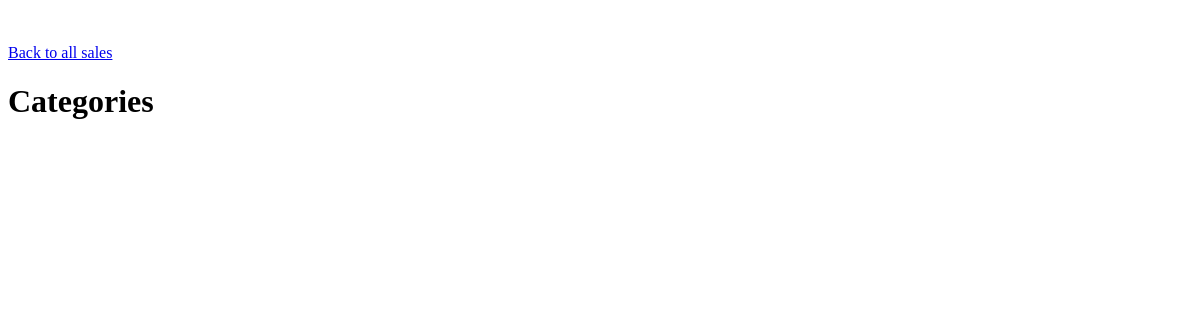
/categories, run on an earlier commit of the app's database.
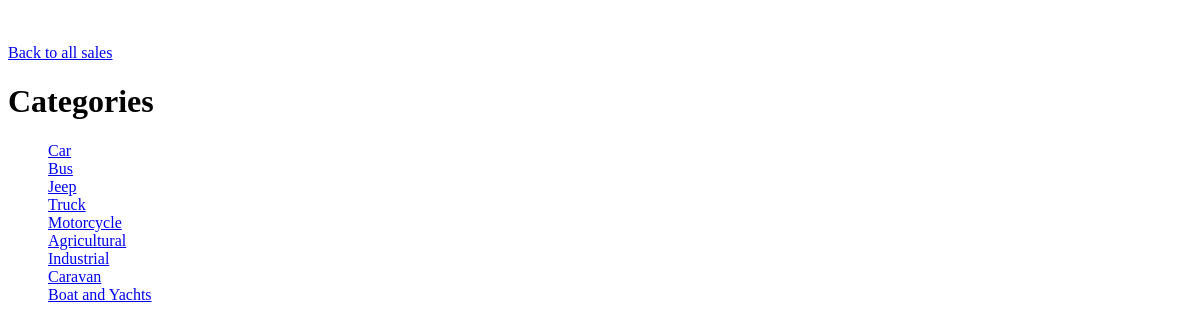
And on a later commit of the database.
### tables this page shows
CREATE TABLE categories
    (
        id INTEGER PRIMARY KEY AUTOINCREMENT,
        name TEXT
    );

### app.py (the view)
@app.route('/categories')
def get_categories():
    return render_template("categories.html", categories=Category.all())

### category.py (called while the page is built)
    @staticmethod
    def all():
        with DB() as db:
            rows = db.execute('SELECT *  FROM categories').fetchall()
            return [Category(*row) for row in rows]

### database.py (called while the page is built)
    def __enter__(self):
        self.conn = sqlite3.connect(DB_NAME)
        return self.conn.cursor()

    def __exit__(self, type, value, traceback):
        self.conn.commit()

### templates/categories.html (shortened to what this page needs)
<!DOCTYPE html>
<html lang="en">
<head>
</head>
<body>
    <br/>
    <br/>
    <a href="/sales">Back to all sales</a>
    <br/>
    <h1>Categories</h1>
    <ul>
        {% for category in categories %}
        <a href="/categories/{{ category.id }}">{{ category.name }}</a>
        <br/>
        {% endfor %}
    </ul>
</body>
</html>

What changed in the data, as far as the page shows it:
added categories: name "Car"
added categories: name "Bus"
added categories: name "Jeep"
added categories: name "Truck"
added categories: name "Motorcycle"
added categories: name "Agricultural"
added categories: name "Industrial"
added categories: name "Caravan"
added categories: name "Boat and Yachts"
